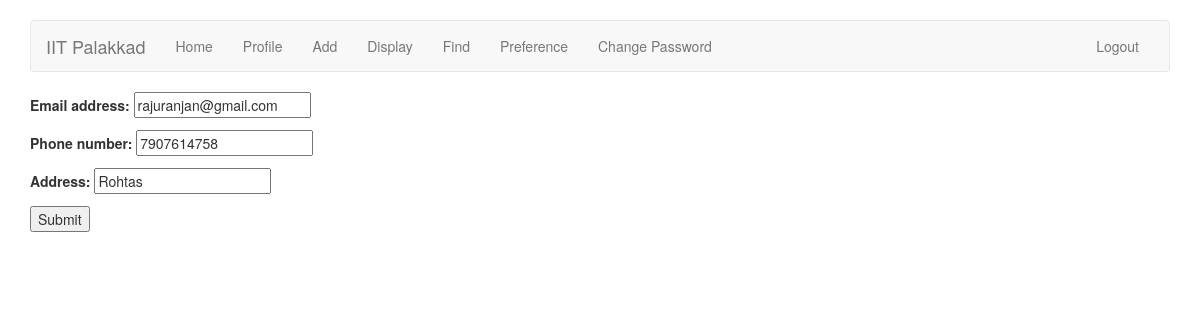
Page /accounts/profile/edit/ (signed in) on the committed database.
### accounts/models.py (models this page shows)
class User(AbstractUser):
    	TA = 1
    	TEACHER = 2
    	ADMIN = 3
    	ROLE_CHOICES = (
        	(TA, 'TA'),
        	(TEACHER, 'Teacher'),
        	(ADMIN, 'Admin'),
    	)
	role = models.PositiveSmallIntegerField(choices=ROLE_CHOICES, null=True, blank=True)

class TAProfile(models.Model):
	user = models.OneToOneField(User, unique=True, on_delete=models.CASCADE, null=True, related_name='ta_profile')
	phone_number = models.CharField(max_length=10)
	address = models.CharField(max_length=100)
	def __str__(self):
		return self.user.first_name + " " + self.user.last_name

### accounts/views.py (the view)
def profile_edit(request):
	if request.method == 'POST':
		form = UserChangeForm(request.POST, instance=request.user)
		if request.user.role == 1:
			profile_form = TAProfileChangeForm(request.POST, instance=request.user.ta_profile)
		elif request.user.role == 2:
			profile_form = TAProfileChangeForm(request.POST, instance=request.user.teacher_profile)
		elif request.user.role == 3:
			profile_form = TAProfileChangeForm(request.POST, instance=request.user.admin_profile)
		if form.is_valid() and profile_form.is_valid():
			user_form = form.save()
			custom_form = profile_form.save(False)
            		custom_form.user = user_form
            		custom_form.save()
			return redirect('/accounts/profile/view')
	else:
		form = UserChangeForm(instance=request.user)
		if request.user.role == 1:
			profile_form = TAProfileChangeForm(instance=request.user.ta_profile)
		elif request.user.role == 2:
			profile_form = TeacherProfileChangeForm(instance=request.user.teacher_profile)
		elif request.user.role == 3:
			profile_form = AdminProfileChangeForm(instance=request.user.admin_profile)
		args = {'form': form, 'profile_form': profile_form}
		return render(request, 'accounts/profile_edit.html', args)

### accounts/forms.py
class UserChangeForm(ModelForm):
	class Meta:
		model = User
		fields = (
			'email',
		)

class TAProfileChangeForm(ModelForm):
	class Meta:
		model = TAProfile
		fields = (
			'phone_number',
			'address',
		)

### accounts/templates/accounts/profile_edit.html (shortened to what this page needs)
{% extends 'base.html' %}
{% block body %}
	<div class="container">
		<form method="post">
			{{ form.as_p }}
			{{ profile_form.as_p }}
			<button type="submit">Submit</button>
		</form>
	</div>
{% endblock %}

### rows in the picture
User: email "rajuranjan@gmail.com"
TAProfile: phone_number "7907614758", address "Rohtas"
